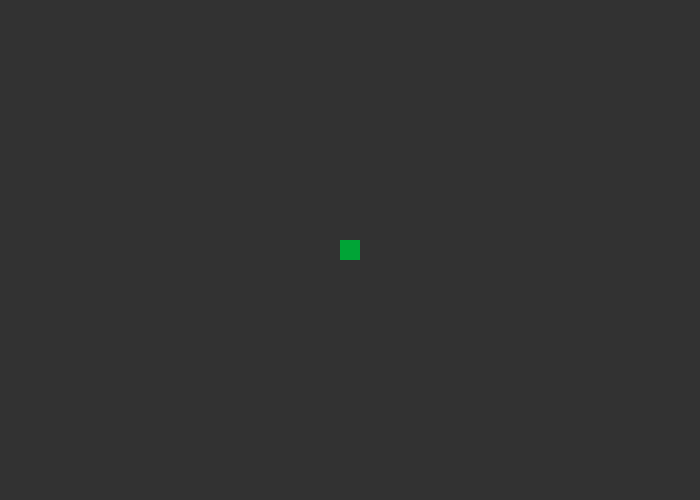
Frame 1 (no input)
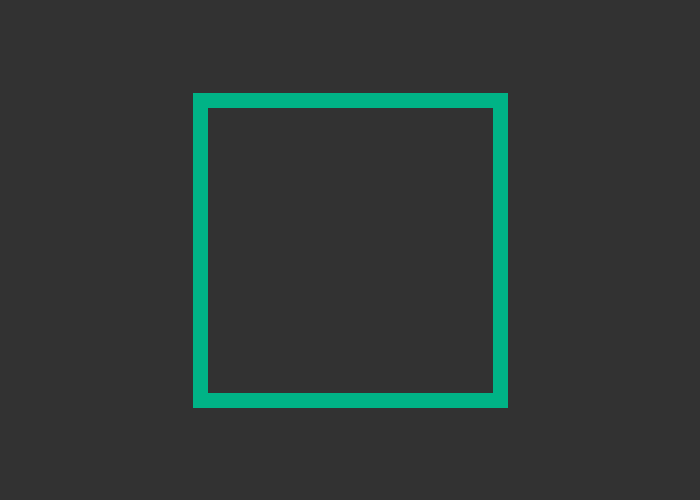
Frame 60 (the mouse pressed at the canvas centre just before this capture)
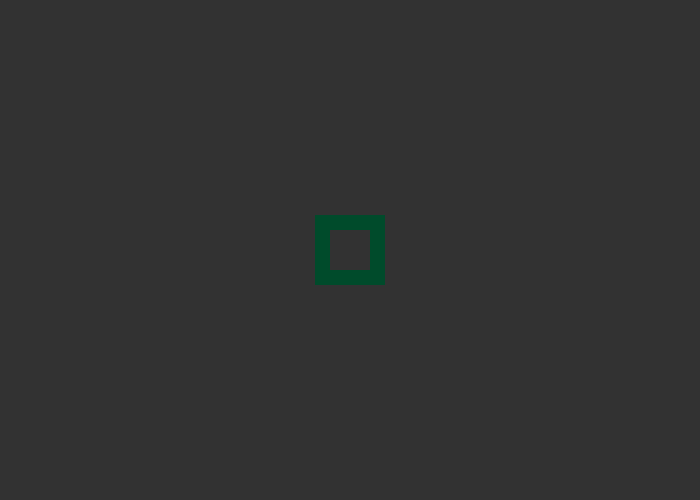
Frame 120 (the mouse held since frame 60 and released just before this capture)

The Processing sketch that drew these frames (run headless with seeded random() and noise(); from frame 60 on, the mouse is pressed at the canvas centre):

// Processing sketch: processing_66775
// ── processing_66775.pde

int xSq;
int ySq;
int SqMovement;
float weirdShit;
float n;


void setup (){
  size (700, 500);
  background (50);
  smooth ();  
  xSq = 5;
  ySq = 5;
  SqMovement = 5;
}

void draw (){
  background (50); 
  noFill ();
  stroke (random(0), random(255), random(210));
  strokeWeight(15);
  rectMode (CENTER);
  rect (350, 250, xSq, ySq);
  
  xSq += SqMovement;
  ySq += SqMovement;
  
  if (xSq > 550){
      xSq = 10;
      ySq = 10;
  }
  
}

void keyPressed (){

  if (key == 'a'){
  strokeWeight (5);
  stroke (random(255), random (255), random(255));
  rect (300, 200, 70, 70); 
  }
  if (key == 's'){
  strokeWeight (10);
  stroke (0, 0, random(255));
  rect (150, 300, 30, 30);
  }
  if (key == 'd'){
  strokeWeight (6);
  stroke (random(225), 0, random(255)); 
  rect (330, 125, 150, 150);
  }
  if (key == 'f'){
  strokeWeight (40);
  stroke (random(255), random (255), random(255));
  rect (50, 180, 120, 70); 
  }
  if (key == 'q'){
  strokeWeight (20);
  stroke (0, 0, random(255));
  rect (150, 300, 200, 40);
  }
  if (key == 'w'){
  strokeWeight (6);
  stroke (random(225), 0, random(255)); 
  rect (330, 125, 135, 250);
  }
  if (key == 'r'){
  strokeWeight (7);
  stroke (random(255), random (255), random(255));
  rect (600, 350, 70, 70); 
  }
  if (key == 'q'){
  strokeWeight (20);
  stroke (0, 0, random(255));
  rect (600, 350, 100, 100);
  }
  if (key == 'w'){
  strokeWeight (6);
  stroke (random(225), 0, random(255)); 
  rect (600, 350, 130, 130);
  }
}

void mouseDragged (){
  if (mouseX <=width){
    weirdShit = dist (mouseX, mouseY, pmouseX, pmouseY);
    n = weirdShit*5.0;
    fill (255, 0, 153);
    rect (pmouseX, pmouseY, n, n);  
}

 
}
